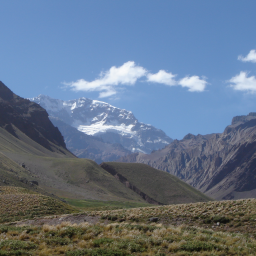
#> input picture Big_Data/2025.04.11/zad/fotka05.png, 256 x 256 px, given as the content of the folder seg_pred, which was not available
$ python mozaic.py
#> lines starting #> are read from the running program, lines starting #| are printed output that depends on the picture; pictures that were not available may be replaced by others from this repository, and a replacement may not be noted
# https://fulmanski.pl/zajecia/big_data/zajecia_20212022/projects.php
# 3 zbiór (150 x 150 px)

# przeskalowanie katalogu
# średnie RGB dla każdego z obrazków
# zapis do pliku/bazy danych
# zamiana pikseli głównego obrazka na obrazki

import os
from PIL import Image
import multiprocessing
from multiprocessing import Pipe
import time
import sys


def get_all_images_in_directory(directory):
    image_extensions = {'.jpg', '.jpeg', '.png', '.gif', '.bmp', '.tiff', '.webp'}
    images = []

    for file in os.listdir(directory):
        file_path = os.path.join(directory, file)

        if not os.path.isdir(file_path) and any(file.lower().endswith(ext) for ext in image_extensions):
            images.append(file)

    return images

def average_rgb_from_image(img_name, img_directory):
    img_path = os.path.join(img_directory, img_name)

    img = Image.open(img_path)
    img = img.convert("RGB")
    pixels = img.load()
    cols, rows = img.size

    s = cols * rows

    r, g, b = (0,0,0)

    for x in range(cols):
        for y in range(rows):
            rPx, gPx, bPx = pixels[x, y]

            r += rPx
            g += gPx
            b += bPx

    r = (int)(r/s)
    g = (int)(g/s)
    b = (int)(b/s)

    # return (r,g,b)
    with open("rgb.txt", "a") as file:
        file.write(f"{img_name};{r};{g};{b}\n")

def calc_avg_rgb_for_images(images_directory):
    print("Liczenie średnich RGB:", end=" ")
    begin = time.time()
    with open("rgb.txt", "w") as file:
        file.write("")

    images = get_all_images_in_directory(images_directory)
    workers = []

    for image in images:
        worker = multiprocessing.Process(target=average_rgb_from_image, args=(image, images_directory))
        workers.append(worker)
        worker.start()

    for worker in workers:
        worker.join()

    end = time.time()
    print(f"100% [{(end-begin):.1f}s]")

def main_image_to_tiles(img_name, tSize):
    img = Image.open(img_name)
    img = img.convert("RGB")
    pixels = img.load()
    cols, rows = img.size

    tiles_pixels = []
    for i in range((int)(cols/tSize)):
        tiles_pixels.append([])

        for j in range((int)(rows/tSize)):
            tiles_pixels[i].append((0,0,0))

    s = tSize * tSize

    for i in range((int)(cols/tSize)):
        for j in range((int)(rows/tSize)):

            r, g, b = (0,0,0)

            for x in range(tSize):
                for y in range(tSize):
                    rPx, gPx, bPx = pixels[i*tSize+x, j*tSize+y]

                    r += rPx
                    g += gPx
                    b += bPx

            r = (int)(r/s)
            g = (int)(g/s)
            b = (int)(b/s)

            for x in range(tSize):
                for y in range(tSize):
                    pixels[i*tSize+x, j*tSize+y] = (r,g,b)

            tiles_pixels[i][j] = (r,g,b)
    return tiles_pixels

def join_images(tiles_pixels, images_directory, final_image, tSize):
    workers = []
    pipes = []
    rows, cols = len(tiles_pixels) * tSize, len(tiles_pixels[0]) * tSize

    new_image = Image.new("RGB", (rows, cols))

    print("Szukanie odpowiednich zdjęć:", end=" ")
    begin = time.time()

    for r in range(int(rows/tSize)):
        pipeParent, pipeChild = Pipe()

        worker = multiprocessing.Process(
            target = find_suitable_images_for_pixels_in_rows,
            args = (tiles_pixels[r], images_directory, r, pipeChild)
        )
        workers.append(worker)
        pipes.append(pipeParent)
        worker.start()


    for worker in workers:
        worker.join()

    end = time.time()
    print(f"100% [{(end-begin):.1f}s]")


    print("Łączenie zdjęć:", end=" ")
    begin = time.time()

    number_of_rows = len(pipes)
    row_number = 1

    for p in pipes:
        images_paths,r = p.recv()

        c = 0
        for img_path in images_paths:

            image = Image.open(img_path)

            new_image.paste(image,(r*tSize,c*tSize))

            c+=1
        sys.stdout.write(f'\rŁączenie zdjęć: {int(100 * row_number/number_of_rows)}%')
        sys.stdout.flush()
        row_number += 1

    end = time.time()
    print(f" [{(end-begin):.1f}s]")


    sys.stdout.write(f"Zapisywanie zdjęcia '{final_image}': ")
    sys.stdout.flush()

    begin = time.time()
    new_image.save(final_image, format="PNG", compress_level=1)
    end = time.time()
    print(f"100% [{(end-begin):.1f}s]")

def find_suitable_images_for_pixels_in_rows(pixels, images_directory, row, pipe):
    images = []
    for pixel in pixels:
        r,g,b = pixel
        with open("rgb.txt", "r") as file:
            d_min = 196_000   # > (255^2) * 3
            for line in file:
                img_name,_r,_g,_b = line.split(";")
                _r = int(_r)
                _g = int(_g)
                _b = int(_b)

                d = (r-_r)**2 + (g-_g)**2 + (b-_b)**2

                if (d<d_min):
                    img_path = os.path.join(images_directory, img_name)
                    d_min = d
        images.append(img_path)

    pipe.send((images,row))


def main():
    images_directory = "seg_pred"
    image_to_mozaic = "fotka04.png"
    final_image = "final_img.png"

    tSize_mozaic = 8
    tSize_images = 150

    begin = time.time()
    calc_avg_rgb_for_images(images_directory)
#> the loop in calc_avg_rgb_for_images, `for image in images:` made 1 pass
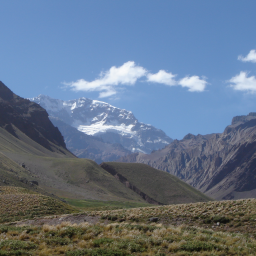
#> input picture Big_Data/2025.04.11/zad/fotka05.png, 256 x 256 px, given as the content of the folder seg_pred, which was not available

    tiles_pixels = main_image_to_tiles(image_to_mozaic, tSize_mozaic)
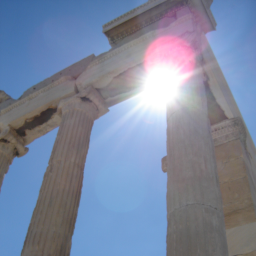
#> input picture Big_Data/2025.04.11/zad/fotka04.png, 256 x 256 px
#> in main_image_to_tiles, img is the input picture: PIL image 256x256 RGB; mean R, G, B 123.9, 134.7, 158
#> after the loop in main_image_to_tiles, `for i in range((int)(cols/tSize)):`: tiles_pixels = 32 items
#> tiles_pixels = 32 items

    join_images(tiles_pixels, images_directory, final_image, tSize_images)
#> in join_images, `rows, cols = len(tiles_pixels) * tSize, len(tiles_pixels[0]) * tSize`: rows = 4800
#> in join_images, `new_image = Image.new("RGB", (rows, cols))`: new_image: PIL image 4800x4800 RGB; every value is 0
#> after the loop in join_images, `for r in range(int(rows/tSize)):`: pipes = 32 items
#> the loop in join_images, `for worker in workers:` made 32 passes
#> in join_images, `number_of_rows = len(pipes)`: number_of_rows = 32
#> in join_images, `images_paths,r = p.recv()`: images_paths = 32 items, first 6: 'seg_pred/fotka05.png', 'seg_pred/fotka05.png', 'seg_pred/fotka05.png', 'seg_pred/fotka05.png', 'seg_pred/fotka05.png', 'seg_pred/fotka05.png'; r = 0
#> in join_images, image is the input picture: PIL image 256x256 RGB; mean R, G, B 100.9, 117.5, 138.3
#> in join_images, `new_image.paste(image,(r*tSize,c*tSize))`:
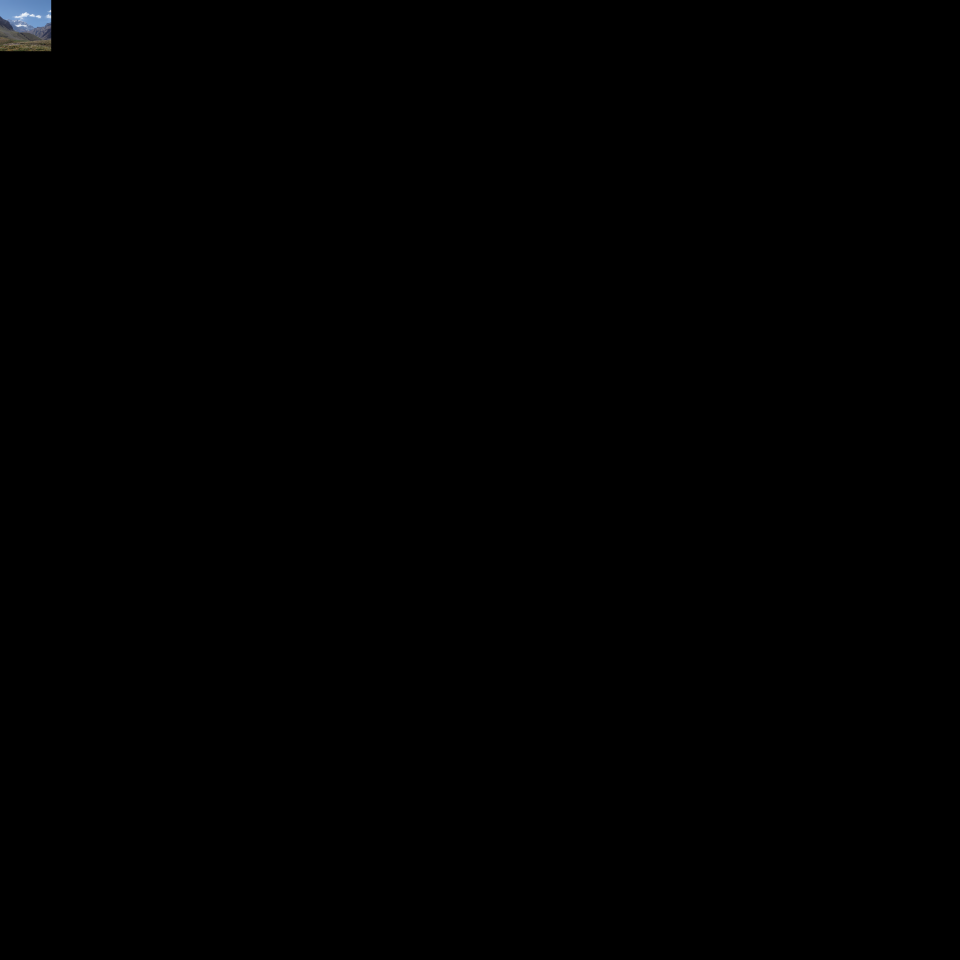
#> new_image: PIL image 4800x4800 RGB (shown at 1/5 size); mean R, G, B 0.3, 0.3, 0.4
#| Łączenie zdjęć: 3%
#|  [3.8s]
#> in join_images, `new_image.save(final_image, format="PNG", compress_level=1)`:
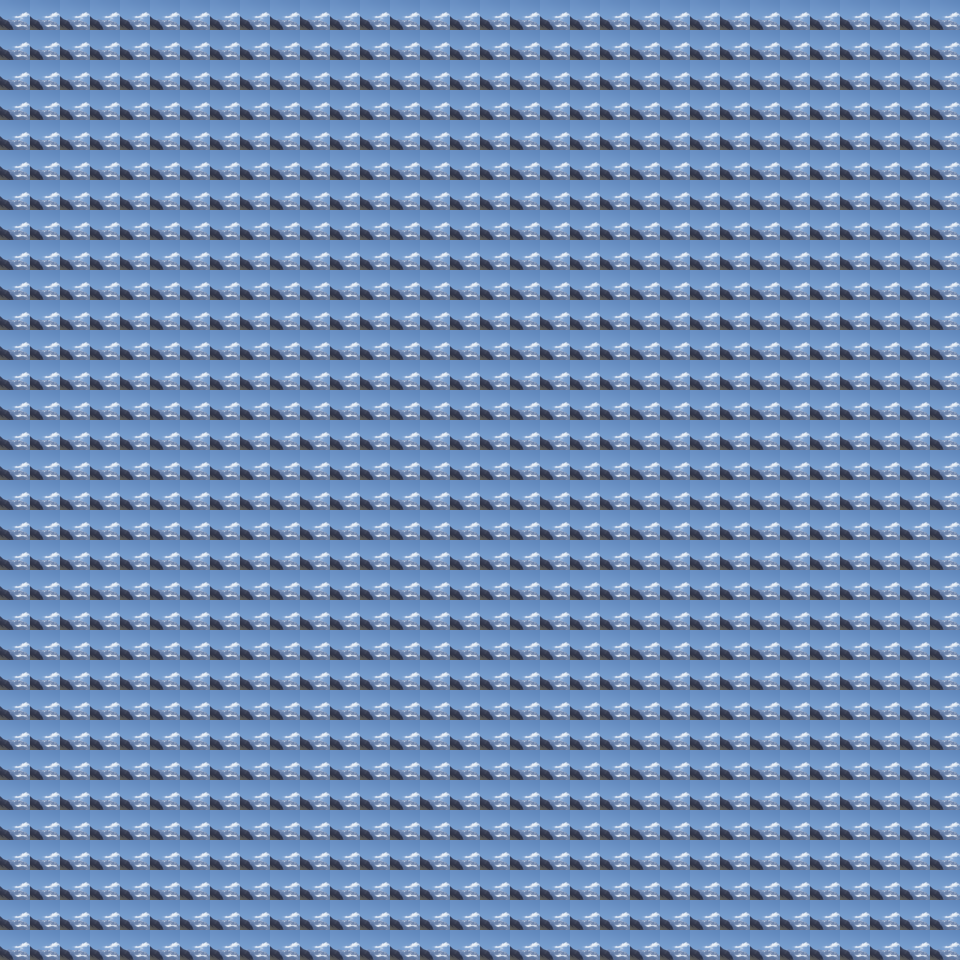
#> saved as final_img.png: PIL image 4800x4800 RGB (shown at 1/5 size); mean R, G, B 112, 140.8, 181
    end = time.time()
    print(f"\nŁączny czas operacji: {(end - begin)} s")

if __name__ == "__main__":
    main()
